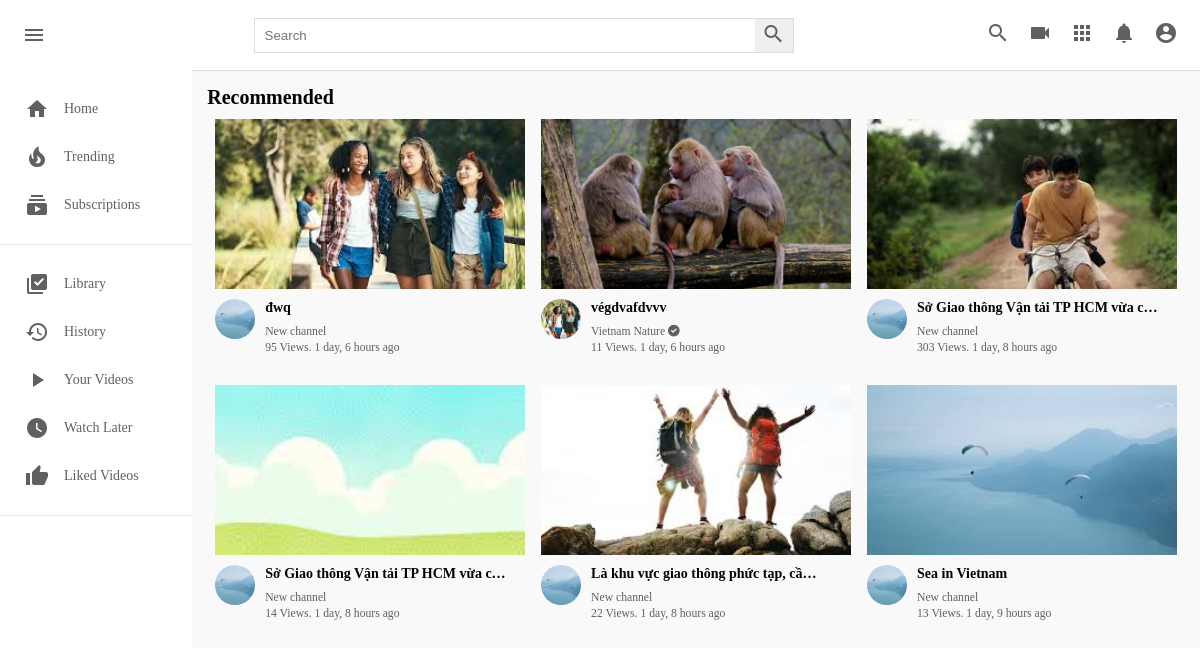
The app's page /, older data.
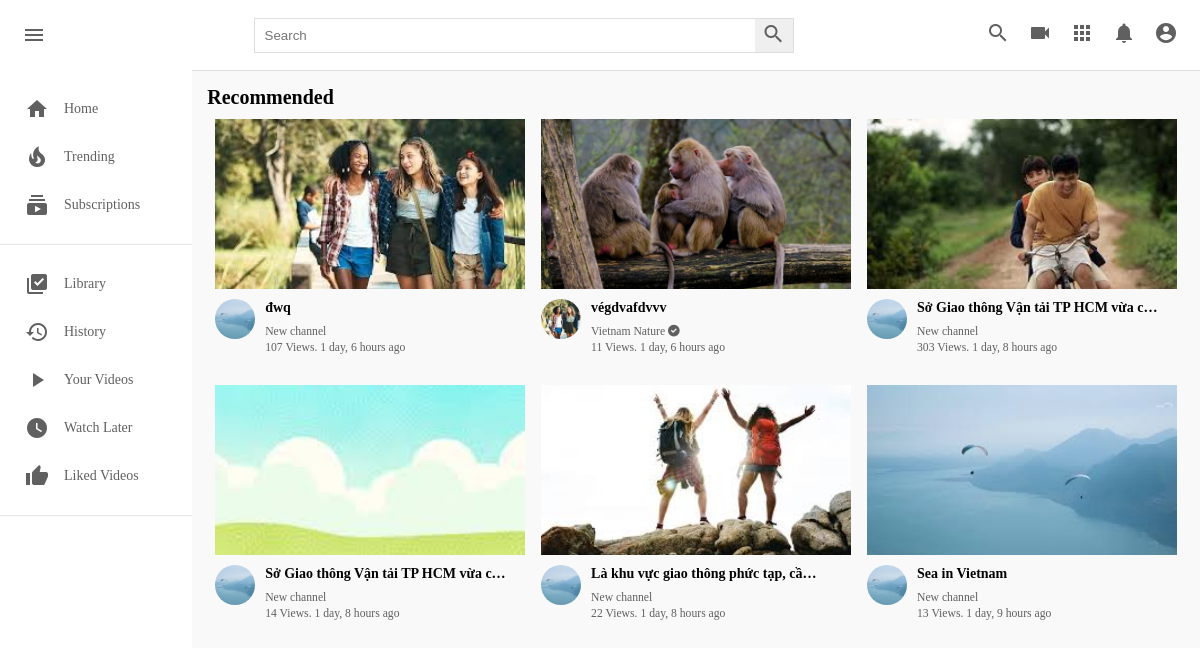
The same page, newer data.
### core/models.py (models this page shows, shortened)
class Video(models.Model):
  video = models.FileField(upload_to=user_directory_path)
  image = models.ImageField(upload_to=user_directory_path, null=True, blank=True)
  title = models.CharField(max_length=100)
  description = models.TextField(null=True, blank=True)
  tags = TaggableManager()
  date = models.DateTimeField(auto_now_add=True)
  visibility = models.CharField(choices=VISIBILITY, max_length=100, default="public")
  user = models.ForeignKey(User, on_delete=models.SET_NULL, null=True)
  views = models.PositiveIntegerField(default=0)
  likes = models.ManyToManyField(User, related_name="likes")
  featured = models.BooleanField(default=False)

### userauths/models.py (models this page shows, shortened)
class User(AbstractUser):
    email = models.EmailField(unique=True, null=True)
    username = models.CharField(max_length=1000)
    USERNAME_FIELD = "email"
    REQUIRED_FIELDS = ["username"]

### channel/models.py (models this page shows, shortened)
class Channel(models.Model):
  channel_art = models.ImageField(upload_to=user_directory_path, null=True, blank=True)
  image = models.ImageField(upload_to=user_directory_path, null=True, blank=True)
  full_name = models.CharField(max_length=200)
  channel_name = models.CharField(max_length=200)
  description = models.TextField(null=True, blank=True)
  keywords = TaggableManager()
  joined = models.DateTimeField(auto_now_add=True)
  status = models.CharField(choices=STATUS, max_length=100, default="active")
  user = models.OneToOneField(User, on_delete=models.SET_NULL, null=True, related_name="channel")
  subscribers = models.ManyToManyField(User, related_name="user_subs")
  verified = models.BooleanField(default=False)

### core/views.py (the view)
# urls.py: path("", views.index, name="home"),
def index(request):
  video = Video.objects.filter(visibility="public").order_by("-date")
  context = {
    "video":video
  }
  return render(request, "index.html", context)

### templates/index.html (shortened to what the changed rows need)
{% load static %}
<!DOCTYPE html>
<html lang="en">
<head>
    <link rel="stylesheet" href="{% static 'css/style.css' %}" type="text/css">
    <link rel="stylesheet" href="https://use.fontawesome.com/releases/v6.0.0/css/all.css" />
</head>
<body>
    <div class="mainBody">
        <div class="videos">
            <div class="drop-down-container">
                <h1>Recommended</h1>
            </div>
            <div class="videos__container">
                {% for v in video %}
                <div class="video">
                    <div class="video__thumbnail">
                        <a href="{% url 'video-detail' v.id %}">
                        <img src="{{ v.image.url }}" alt="">
                    </div>
                    <div class="video__details">
                        <div class="author">
                            <img src="{{ v.user.channel.image.url }}" alt="">
                        </div>
                        <div class="title">
                            <a href="{% url 'video-detail' v.id %}">
                                <h3>{{ v.title|truncatechars:35 }}</h3>
                            </a>
                            <a href="">
                                <small>
                                    {{ v.user.channel.channel_name }}
                                </small>
                            </a>
                            <span><small>{{ v.views }} Views. {{ v.date|timesince }} ago</small></span>
                        </div>
                    </div>
                </div>
                {% endfor %}
            </div>
        </div>
    </div>
</body>
</html>

Row changes from the older to the newer data that the page shows:
changed Video "đwq": views "95" → "107"
